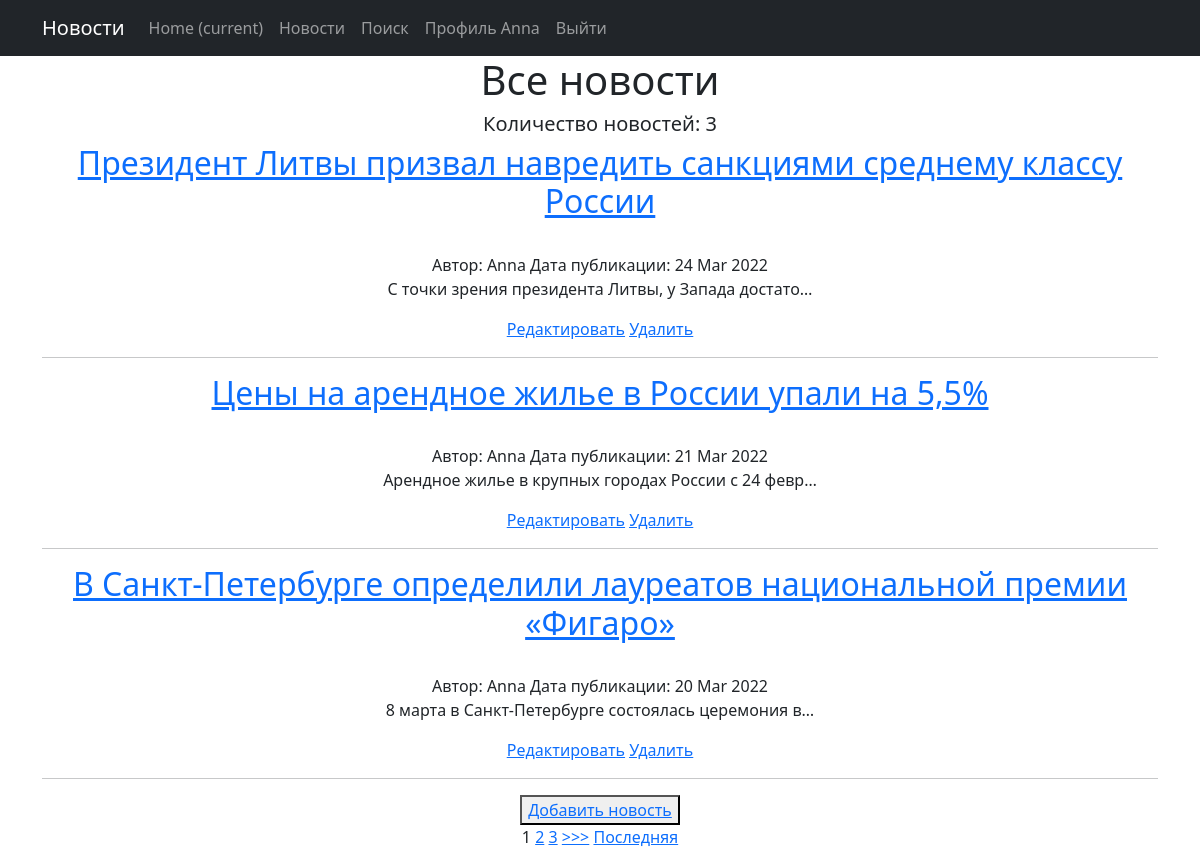
Page /news/ (signed in) on the committed database.
### news/models.py (models this page shows, shortened)
class Post(models.Model):
    author = models.ForeignKey(Author, on_delete=models.CASCADE)
    NEWS = 'NW'
    ARTICLE = 'AR'
    CATEGORY_CHOICES = (
        (NEWS, 'Новость'),
        (ARTICLE, 'Статья'),
    )
    categoryType = models.CharField(max_length=2, choices=CATEGORY_CHOICES, default=ARTICLE)
    dateCreation = models.DateTimeField(auto_now_add=True)
    postCategory = models.ManyToManyField(Category, through='PostCategory')
    title = models.CharField(max_length=128)
    text = models.TextField()
    rating = models.SmallIntegerField(default=0)

class Author(models.Model):
    authorUser = models.OneToOneField(User, on_delete=models.CASCADE)
    ratingAuthor = models.SmallIntegerField(default=0)

### news/views.py (the view, shortened to what this page needs)
# urls.py: path('', News.as_view()),
class News(ListView):
    model = Post
    template_name = 'news.html'
    context_object_name = 'news'
    queryset = Post.objects.order_by('-dateCreation')
    paginate_by = 3
    form_class = PostForm

### news/templatetags/custom_filters.py (called while the page is built)
@register.filter(name='censor')
def censor(value):
    censor_list = ['bbb', 'ttt', 'zzz', 'lake', 'part', 'sport']
    for word in censor_list:
        value = value.replace(word[1:], '*' * (len(word)-1))
    return value

### templates/news.html (shortened to what this page needs)
{% extends 'flatpages/default.html' %}
{% load custom_filters %}
{% block content %}
<h1>Все новости</h1>
{% if news %}
<h5>Количество новостей: {{ news|length }}</h5>
    {% for post in news %}
        <h2> <a href="{% url 'post_detail' post.id %}">{{ post.title|censor }}</a> </h2>
            <br> Автор: {{ post.author.authorUser.username }}   Дата публикации: {{ post.dateCreation|date:'d M Y' }}
            <p> {{ post.text|truncatechars:50|censor }} </p>
                <a href="{% url 'post_update' post.id %}"><u>Редактировать</u></a>
                <a href="{% url 'post_delete' post.id %}"><u> Удалить </u></a>
        <hr/>
    {% endfor %}
{% else %}
    <h2>Новостей нет!</h2>
{% endif %}
<button> <a href="{% url 'post_create' %}">Добавить новость</a> </button> </br>
    {% if is_paginated %}
    {% for num in page_obj.paginator.page_range %}
        {% if page_obj.number == num %}
            <a>{{ num }}</a>
        {% elif num > page_obj.number|add:'-3' and num < page_obj.number|add:'3' %}
            <a href="?page={{ num }}">{{ num }}</a>
        {% endif %}
    {% endfor %}
    {% if page_obj.has_next %}
        <a href="?page={{ page_obj.next_page_number }}">>>></a>
        <a href="?page={{ page_obj.paginator.num_pages }}">Последняя</a>
    {% endif %}
    {% endif %}
{% endblock content %}

### templates/flatpages/default.html (shortened to what this page needs)
<!DOCTYPE html>
<html lang="en">
    <head>
        {% load static %}
        <link href="{% static 'css/styles.css' %}" rel="stylesheet" />
    </head>
    <body>
        <nav class="navbar navbar-expand-lg navbar-dark bg-dark static-top">
           <div class="container">
               <a class="navbar-brand" href="#">Новости</a>
               <div class="collapse navbar-collapse" id="navbarResponsive">
                   <ul class="navbar-nav ml-auto">
                       <li class="nav-item active">
                           <a class="nav-link" href="/news/">Home
                               <span class="sr-only">(current)</span>
                           </a>
                       </li>
                       <li class="nav-item">
                           <a class="nav-link" href="/news/">Новости</a>
                       </li>
                       <li class="nav-item">
                           <a class="nav-link" href="/news/search/">Поиск</a>
                       </li>
                            {% if user.is_authenticated %}
                       <li class="nav-item">
                           <a class="nav-link" href="{% url 'user_update' user.id %}">Профиль {{request.user.username}} </a>
                       </li>
                       <li class="nav-item">
                           <a class="nav-link" href="/sign/logout/">Выйти</a>
                       </li>
                           {% else %}
                       <li class="nav-item" >
                            <a class="nav-link" href="/accounts/login/">Войти/зарегистрироваться</a>
                           {% endif %}
                   </ul>
               </div>
           </div>
        </nav>
        <div class="container">
            <div class="row">
                <div class="col-lg-12 text-center">
                    {% block content %}{% endblock content %}
                </div>
            </div>
        </div>
    </body>
</html>

### rows in the picture
Post: title|censor "Президент Литвы призвал навредить санкциями среднему классу России", author.authorUser.username "Anna", dateCreation "24 Mar 2022", text|censor "С точки зрения президента Литвы, у Запада достато…"
Post: title|censor "Цены на арендное жилье в России упали на 5,5%", author.authorUser.username "Anna", dateCreation "21 Mar 2022", text|censor "Арендное жилье в крупных городах России с 24 февр…"
Post: title|censor "В Санкт-Петербурге определили лауреатов национальной премии «Фигаро»", author.authorUser.username "Anna", dateCreation "20 Mar 2022", text|censor "8 марта в Санкт-Петербурге состоялась церемония в…"

### other values in the picture
{{ request.user.username }} "Anna"
{{ news|length }} "3"
{{ num }} "1"
{{ num }} "2" "3"
